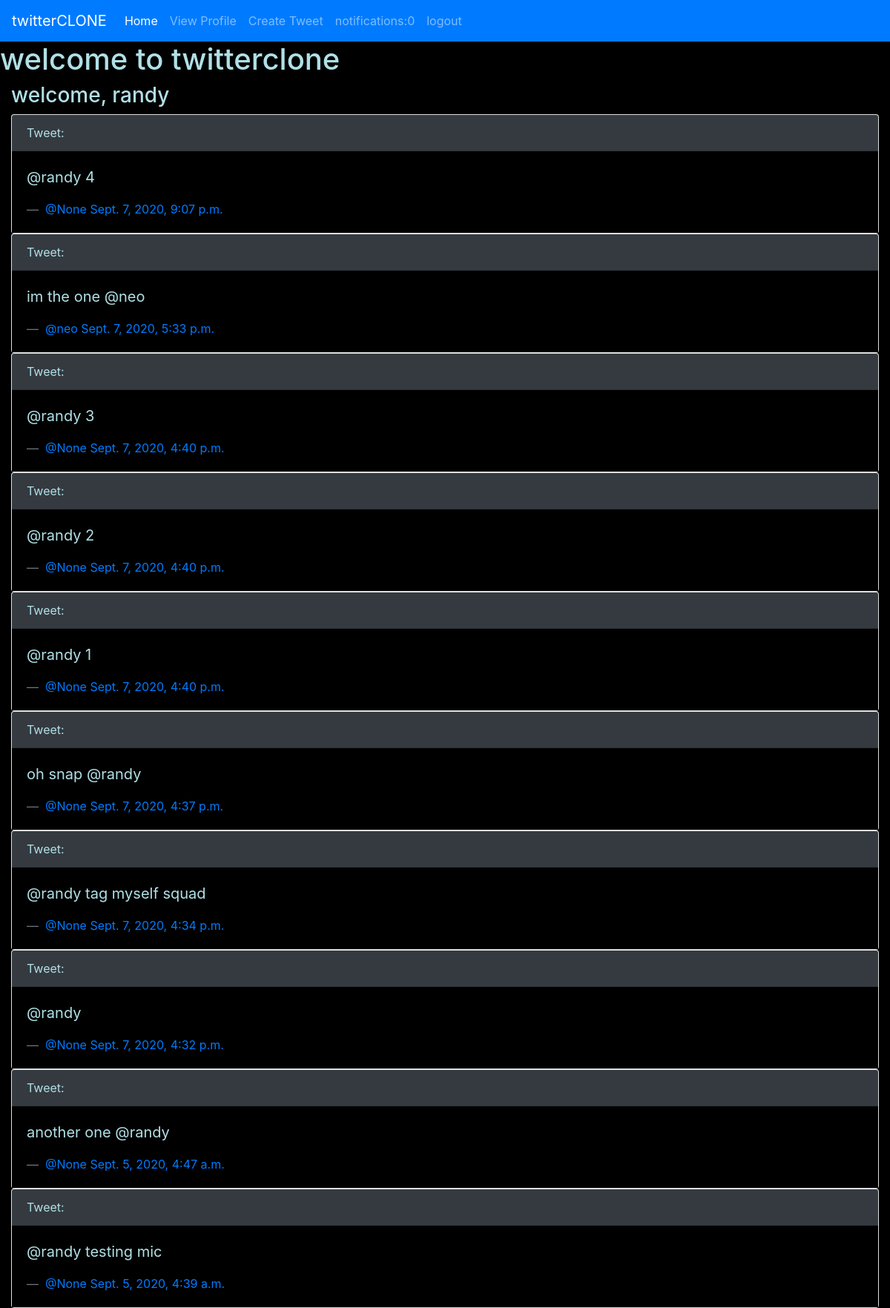
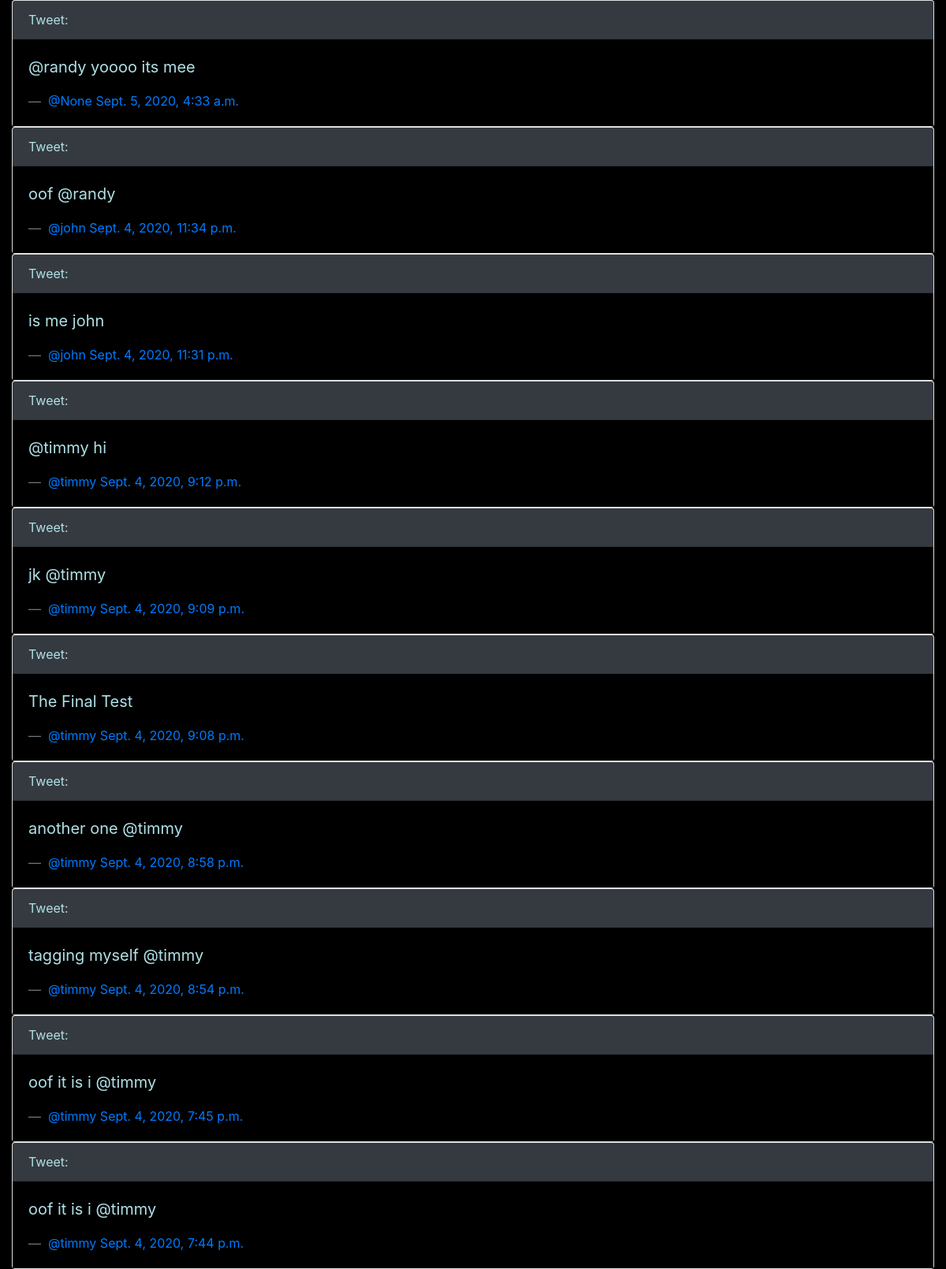
Screenshot of / (signed in, upper part) with the database file from the repository (2 pictures, top to bottom).
### twitteruser/models.py (models this page shows)
class TwitterUser(AbstractUser):
    bio = models.TextField(blank=True, null=True)
    followers = models.ManyToManyField("self",symmetrical=False,blank=True)
    displayname = models.CharField(max_length=140,null=True,blank=True)

### tweet/models.py (models this page shows)
class Tweet(models.Model):
    post_date = models.DateTimeField(default=timezone.now)
    tweet = models.CharField(max_length=240)
    user = models.ForeignKey(TwitterUser,on_delete=models.CASCADE,related_name="tweet_user")

### twitterclone_app/views.py (the view)
# urls.py: path('', index.index_view, name='homepage'),
@login_required
def index_view(request):
    anumber= 0
    thecount = 0
    if request.user.is_authenticated:
        count = Notification.objects.filter(tagged=request.user, isread=False)
        if count:
            thecount=count.count
    myusers={}
    if request.user.is_authenticated:
        myusers= TwitterUser.objects.filter(followers=request.user)
    mytweets = Tweet.objects.all().order_by("-id")
    for tweet in mytweets:
        if  tweet.user in myusers:
            anumber += 1
        elif tweet.user == request.user:
            anumber +=1
    return render(request,'index.html',{"tweets":mytweets,"users":myusers,"count":thecount,"anumber":anumber})

### templates/index.html (shortened to what this page needs)
{% include "bootstrap.html" %} {% include "navbar.html" %}
<h1>welcome to twitterclone</h1>
<body>
  <div class="container-fluid">
    {% if request.user.is_authenticated%}
    <h3>welcome, {{request.user.username}}</h3>
    {% for tweet in tweets %} {% if tweet.user in users %}
    <div class="card">
      <div class="card-header bg-dark">Tweet:</div>
      <div class="card-body">
        <blockquote class="blockquote mb-0">
          <p>{{tweet.tweet}}</p>
          <footer class="blockquote-footer">
            <a href="/user/{{tweet.user.username}}"
              >@{{tweet.user.displayname}}</a
            >
            <a href="/tweet/{{tweet.id}}">{{tweet.post_date}}</a>
          </footer>
        </blockquote>
      </div>
    </div>
    {% elif tweet.user == request.user %}
    <div class="card">
      <div class="card-header bg-dark">Tweet:</div>
      <div class="card-body">
        <blockquote class="blockquote mb-0">
          <p>{{tweet.tweet}}</p>
          <footer class="blockquote-footer">
            <a href="/user/{{tweet.user.username}}"
              >@{{tweet.user.displayname}}</a
            >
            <a href="/tweet/{{tweet.id}}">{{tweet.post_date}}</a>
          </footer>
        </blockquote>
      </div>
    </div>
    {% endif %} {% endfor %} {% endif %}
  </div>
</body>

### templates/index.html (style rules this page uses)
body { background-color: black; color: powderblue; }
.card-body { background-color: black; color: powderblue; }

### rows the page displays
TwitterUser: user.username "randy"
Tweet: tweet "@randy 4", user.displayname "None", post_date "Sept. 7, 2020, 9:07 p.m."
Tweet: tweet "im the one @neo", user.displayname "neo", post_date "Sept. 7, 2020, 5:33 p.m."
Tweet: tweet "@randy 3", user.displayname "None", post_date "Sept. 7, 2020, 4:40 p.m."
Tweet: tweet "@randy 2", user.displayname "None", post_date "Sept. 7, 2020, 4:40 p.m."
Tweet: tweet "@randy 1", user.displayname "None", post_date "Sept. 7, 2020, 4:40 p.m."
Tweet: tweet "oh snap @randy", user.displayname "None", post_date "Sept. 7, 2020, 4:37 p.m."
Tweet: tweet "@randy tag myself squad", user.displayname "None", post_date "Sept. 7, 2020, 4:34 p.m."
Tweet: tweet "@randy", user.displayname "None", post_date "Sept. 7, 2020, 4:32 p.m."
Tweet: tweet "another one @randy", user.displayname "None", post_date "Sept. 5, 2020, 4:47 a.m."
Tweet: tweet "@randy testing mic", user.displayname "None", post_date "Sept. 5, 2020, 4:39 a.m."
Tweet: tweet "@randy yoooo its mee", user.displayname "None", post_date "Sept. 5, 2020, 4:33 a.m."
Tweet: tweet "oof @randy", user.displayname "john", post_date "Sept. 4, 2020, 11:34 p.m."
Tweet: tweet "is me john", user.displayname "john", post_date "Sept. 4, 2020, 11:31 p.m."
Tweet: tweet "@timmy hi", user.displayname "timmy", post_date "Sept. 4, 2020, 9:12 p.m."
Tweet: tweet "jk @timmy", user.displayname "timmy", post_date "Sept. 4, 2020, 9:09 p.m."
Tweet: tweet "The Final Test", user.displayname "timmy", post_date "Sept. 4, 2020, 9:08 p.m."
Tweet: tweet "another one @timmy", user.displayname "timmy", post_date "Sept. 4, 2020, 8:58 p.m."
Tweet: tweet "tagging myself @timmy", user.displayname "timmy", post_date "Sept. 4, 2020, 8:54 p.m."
Tweet: tweet "oof it is i @timmy", user.displayname "timmy", post_date "Sept. 4, 2020, 7:45 p.m."
Tweet: tweet "oof it is i @timmy", user.displayname "timmy", post_date "Sept. 4, 2020, 7:44 p.m."

### other values shown
{{ count }} "0"
